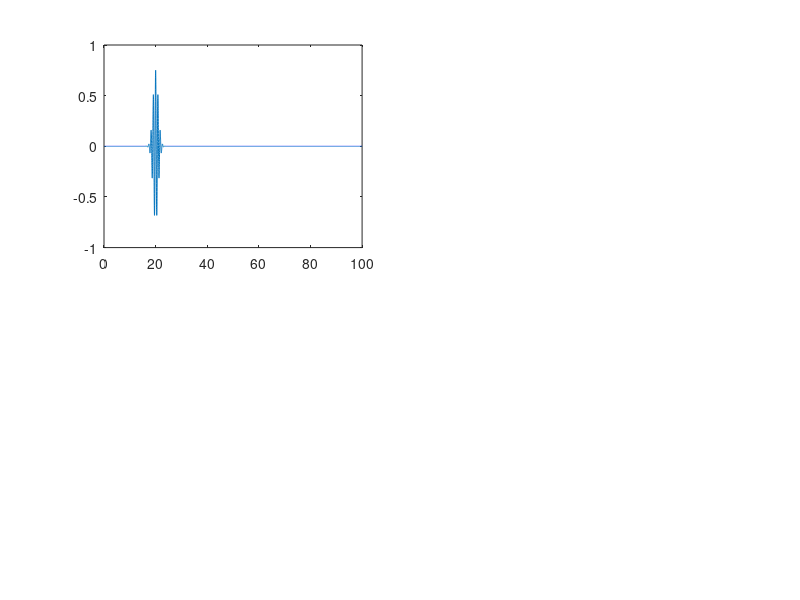

Write the MATLAB code that produced this figure. (Note: this script raises an error after producing the figure.)
% ======================================================================================================================================
%%%%%%%%%% Preamble %%%%%%%%%%
% ======================================================================================================================================

% Part Ic - Free Particle Gaussian Wave Packet Incident on a Potential Barrier Simulation
% Wave packet propagation is performed using the split operator method

% Author: Max L Butterworth
% MSc in Theoretical and Computational Chemistry Project
% University of Oxford

% ======================================================================================================================================
%%%%%%%%%% Define constants and variables %%%%%%%%%%
% ======================================================================================================================================

% Natural units adopted throughout
L = 100; % Length of the 1D box
m = 1; % Mass of electron
h = 1; % Planck's constant
hbar = 1; % Definition of h bar
N_steps = 10001; % Number of discretisation points

wp_energy = 25; % Set the wave packet energy
barrier_energy = 0.1*wp_energy; % Set the magnitude of the potential barrier height
barrier_width = 100; % Set the barrier width in units of dx

x0 = 20; % Set the starting position of wave packet on the x-axis
k0 = sqrt((wp_energy * 2 * m)/(hbar^2)); % Calculate the wavenumber from wp_energy; k = 0 gives a stationary Gaussian wave packet
sigma = L/100; % Set the initial width of the wave packet

include_elapsed_time = false; % Define a variable to show elapsed time on figure or not

save_figures = false; % Define a variable to save figures at various points in the simulation or not

% ======================================================================================================================================
%%%%%%%%%% Discretise the spatial domain, x; time domain, t; and k-space domain, k %%%%%%%%%%
% ======================================================================================================================================

x = linspace(0, L, N_steps); % Define the x-domain
dx = x(2) - x(1); % Calculate the spatial step size

dk = (2 * pi)/L; % Define spacing in k-space

if rem(N_steps, 2) == 0 % Define k-space grid if N_steps is even
    k = dk * (-(N_steps/2):((N_steps/2)-1)).';

else % Define k-space grid if N_steps is odd
    k = dk * (-((N_steps-1)/2):((N_steps-1)/2)).';

end

dt = 1e-2; % Define the time step size
N_t = 1000; % Define the number of time steps to simulate

% ======================================================================================================================================
%%%%%%%%%% Construct the Hamiltonian using the finite difference method %%%%%%%%%%
% ======================================================================================================================================

% Construct the Hamiltonian inside the infinite potential well
laplacian = (1/dx^2) * spdiags([1, -2, 1], -1:1, N_steps, N_steps); % Define the Laplacian operator

if rem(barrier_width, 2) == 0 % If the barrier width is even

    lower_index = (N_steps - barrier_width + 1)/2; % Lower x-index for which the potential barrier starts
    upper_index = (N_steps - barrier_width - 1)/2; % Upper x-index for which the potential barrier ends

    % Define the potential energy accross the x-domain; potential step at halfway accross domain
    V_vector = [zeros(lower_index, 1); repmat(barrier_energy, barrier_width, 1); zeros(upper_index, 1)];

else

    lower_index = (N_steps - barrier_width)/2; % Lower x-index for which the potential barrier starts
    upper_index = (N_steps - barrier_width)/2; % Upper x-index for which the potential barrier ends

    % Define the potential energy accross the x-domain; potential step at halfway accross domain
    V_vector = [zeros(lower_index, 1); repmat(barrier_energy, barrier_width, 1); zeros(upper_index, 1)];

end

V_matrix = diag(V_vector); % Define a diagonal potential matrix

H = (-((hbar^2)/(2*m)) * laplacian) + V_matrix; % Define the Hamiltonian operator

% ======================================================================================================================================
%%%%%%%%%% Generate an initial wave packet by applying the inverse Fourier transform to a Gaussian %%%%%%%%%%
% ======================================================================================================================================

a_0 = 1; % Prefactor for the Gaussian distribution
phase = 0; % Define the phase term in the Gaussian distribution
phase_coeff = 0; % Define the coefficients of the components of the phase term

% Construct the Gaussian phase term in k-space
for index = 1:length(phase_coeff)
    phase = phase + (phase_coeff(index) * (k - k0).^(index - 1));
end

a_k = a_0 * exp((-(1/(2 * sigma^2)) * (k - k0).^2) + (1i * phase)); % Construct the whole Gaussian distribution in k-space
psi0 = ifft(ifftshift(a_k .* exp(-1i * k * x0))); % Initial Gaussian wave packet in real space

psi0_norm = psi0/sqrt(trapz(x, abs(psi0).^2)); % Normalise the initial Gaussian wave packet

% ======================================================================================================================================
%%%%%%%%%% Implement the Crank-Nicolson method to evolve the wavefunction and calculate probability current %%%%%%%%%%
% ======================================================================================================================================

% Define kinetic and potential operators
p = hbar * k; % Calcualte the momentum at each point in k-space

T_op = exp(-(1i * (p.^2) * dt)/(2 * m * hbar)); % Kinetic energy operator (full time step)
V_op = exp(-(1i * V_vector * dt)/(2 * hbar)); % Potential energy operator (half time step)

% Initialise arrays to store fluxes and a first derivative operator to calculate the fluxes
J = zeros(N_steps, N_t); % Array to store probability currents
first_deriv = spdiags([-1, 1], 0:1, N_steps, N_steps)/dx; % A matrix to calculte the first derivative using the finite difference method

% Set up the wave packet for propagation
psi = psi0_norm(1:N_steps); % Set the initial value of the wave packet
psi_t = zeros(N_steps, N_t); % Initialise an array to store the wave packet as it evolves in time
psi_t(:, 1) = psi; % Store the initial wave packet in the time evolution array

% Propagate the wave packet
for t = 2:N_t
    psi = V_op .* psi; % Operate a half time step in real space
    psi_k = fftshift(fft(psi)); % Fourier transform the wave packet into k-space
    psi_k = T_op .* psi_k; % Operate a full time step in k-space
    psi = ifft(ifftshift(psi_k)); % Inverse Fourier transform into real space
    psi = V_op .* psi; % Operate a half time step in real space

    psi = psi/sqrt(trapz(x, abs(psi).^2)); % Normalise the time-evolved wave packet

    psi_t(:, t) = psi; % Store the time-evolved wave packet in the time evolution array
    J(:, t) = -((1i * hbar)/(2 * m)) * ((conj(psi) .* (first_deriv * psi)) - ((first_deriv * conj(psi)) .* psi)); % Calculate probability current at each point along x
end

% ======================================================================================================================================
%%%%%%%%%% Plot the time evolution of the wave packet probability density %%%%%%%%%%
% ======================================================================================================================================

figure; % Generate a figure

subplot(2, 2, 1) % Top left subfigure
real_wavefunction = plot(x, real(psi_t(:, 1))); % Plot the real wavefunction
rectangle('Position', [x(lower_index), min(real(psi_t(:))), (barrier_width * dx), ...
         (abs(min(real(psi_t(:)))) + max(real(psi_t(:))))], EdgeColor='red', LineWidth=2) % Illustrate the barrier on the plot

xlabel('$x$', 'Interpreter','latex'); % Label the x-axis
ylabel('$\mathrm{Re}(\psi(x, t))$', 'Interpreter','latex'); % Label the y-axis
xlim([min(x) max(x)]) % Set the x-limits for convenience
ylim([min(real(psi_t(:))) max(real(psi_t(:)))]); % Set the y-limits foe convenience
title('Real Component of the Wavefunction') % Add a title
grid on; % Add a grid to the plot

subplot(2, 2, 2) % Top right subfigure
imag_wavefunction = plot(x, imag(psi_t(:, 1))); % Plot the imaginary wavefunction
rectangle('Position', [x(lower_index), min(imag(psi_t(:))), (barrier_width * dx), ...
         (abs(min(imag(psi_t(:)))) + max(imag(psi_t(:))))], EdgeColor='red', LineWidth=2) % Illustrate the barrier on the plot

xlabel('$x$', 'Interpreter','latex'); % Label the x-axis
ylabel('$\mathrm{Im}(\psi(x, t))$', 'Interpreter','latex'); % Label the y-axis
xlim([min(x) max(x)]) % Set the x-limits for convenience
ylim([min(imag(psi_t(:))) max(imag(psi_t(:)))]); % Set the y-limits for convenience
title('Imaginary Component of the Wavefunction') % Add a title
grid on; % Add a grid to the plot

subplot(2, 2, 3) % Bottom left subfigure
prob_density = plot(x, abs(psi_t(:, 1)).^2); % Plot the initial probability density
rectangle('Position', [x(lower_index), min(abs(psi_t(:)).^2), (barrier_width * dx), ...
         (abs(min(abs(psi_t(:)).^2)) + max(abs(psi_t(:)).^2))], EdgeColor='red', LineWidth=2) % Illustrate the barrier on the plot

xlabel('$x$', 'Interpreter','latex'); % Label the x-axis
ylabel('$|\psi(x, t)|^2$', 'Interpreter','latex'); % Label the y-axis
xlim([min(x) max(x)]) % Set the x-limits for convenience
ylim([min(abs(psi_t(:)).^2) max(abs(psi_t(:)).^2)]); % Set the y-limits for convenience
title('Probability Density') % Add a title
grid on; % Add a grid to the plot

subplot(2, 2, 4) % Bottom right subfigure
flux_plot = plot(x, J(:, 1)); % Plot the initial probability current
rectangle('Position', [x(lower_index), min(J(:)), (barrier_width * dx), ...
         (abs(min(J(:))) + max(J(:)))], EdgeColor='red', LineWidth=2) % Illustrate the barrier on the plot

xlabel('$x$', 'Interpreter', 'latex'); % Label the x-axis
ylabel('$J(x, t)$', 'Interpreter', 'latex'); % Label the y-axis
ylim([min(J(:)) max(J(:))]); % Set the y-limits for convenience
title('Probability Current') % Add a title
grid on; % Add a grid to the plot

% Animate the figures

for n = 1:N_t % Loop over all timesteps
    set(real_wavefunction, 'YData', real(psi_t(:, n))) % Update the real part of the wavefunction
    set(imag_wavefunction, 'YData', imag(psi_t(:, n))) % Update the imaginary part of the wavefunction
    set(prob_density, 'YData', abs(psi_t(:, n)).^2); % Update the probability density
    set(flux_plot, 'YData', J(:, n)); % Update the probability density
    pause(0.05); % Pause to create an animation effect
    drawnow; % Update the relevant figures
end